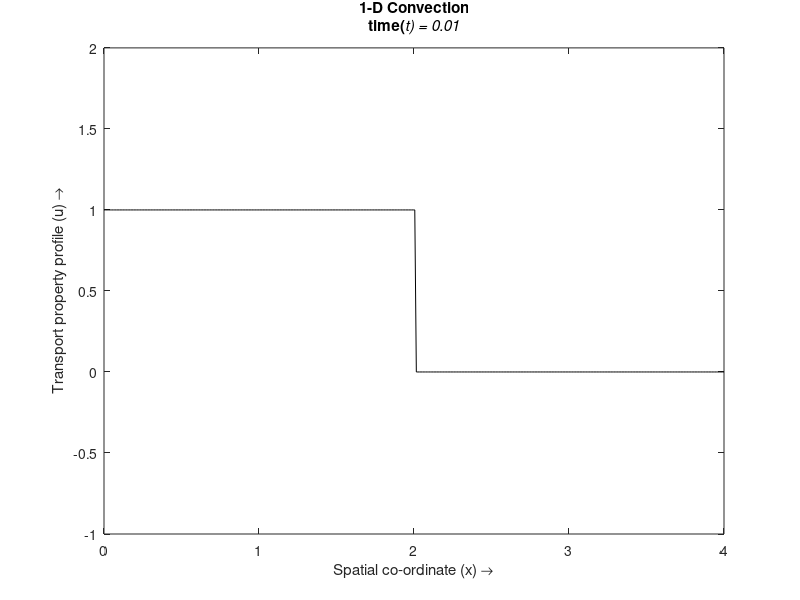

The MATLAB source for this figure: (Note: this script raises an error after producing the figure.)
clear;
nx=400;             
nt=50;              
dt=0.01;          
dx=4/(nx-1);        
x=0:dx:4;          
u=zeros(1,nx);      
un=zeros(1,nx);    
Eexp=0.11;         

index=find(x>=2);
u(1:index(1))=1;   
ustar=u;
b=zeros(nx,1);
I=speye(nx,nx);

i=2:nx-1;
for it=1:nt
    un=u;
    h=plot(x,u,'k');      
    axis([0 4 -1 2])
    title({'1-D Convection';['time(\itt) = ',num2str(dt*it)]})
    xlabel('Spatial co-ordinate (x) \rightarrow')
    ylabel('Transport property profile (u) \rightarrow')
    drawnow; 
    refreshdata(h)

    u(i)=un(i)-(0.25*dt/dx)*(un(i+1).^2-un(i-1).^2)+(dt^2/(8*dx^2))...
        *((un(i+1)+un(i)).*(un(i+1).^2-un(i-1).^2)-(un(i)+un(i-1)).*...
        (un(i).^2-un(i-1).^2));
end
        
